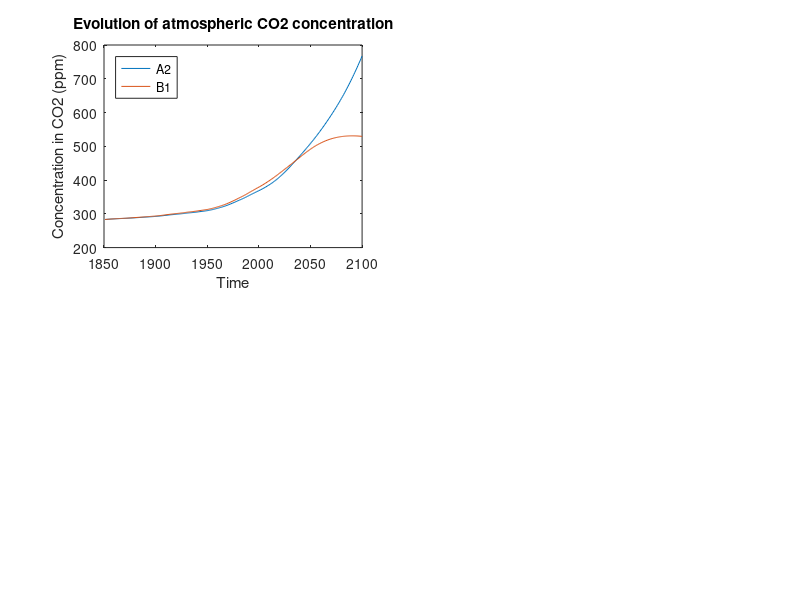

MATLAB code to generate this figure: (Note: this script raises an error after producing the figure.)
clear all;
A2=load('projet_coupledA2.txt');
B1=load('projet_coupledB1.txt');
finA2=load('finA2.txt');
finB1=load('finB1.txt');
Cobs1=load('CO2_obs_2020.txt');

App21=load('interpol_App21.txt');
App22=load('interpol_App22.txt');

reserv_A2=load('reserv_A2_modif.txt');
reserv_B1=load('reserv_B1_modif.txt');

AppCO2A2=App21(:,2);
AppCO2B1=App21(:,3);

AppTA2=App22(:,2);
AppTB1=App22(:,3);

Cobs=Cobs1(:,2);

time=A2(:,1); 
Matm_A2=A2(:,2); 
Faso_A2=A2(:,3); 
Fatb_A2=A2(:,4);
deltaT_A2=A2(:,5);
F_in_A2=finA2(:,2);

Matm_B1=B1(:,2); 
Faso_B1=B1(:,3); 
Fatb_B1=B1(:,4);
deltaT_B1=B1(:,5);
F_in_B1=finB1(:,2);

Mls_A2=reserv_A2(:,2);
Mtb_A2=reserv_A2(:,3);
Mso_A2=reserv_A2(:,4);
Mob_A2=reserv_A2(:,5);
Mdo_A2=reserv_A2(:,6);
Mat_A2=reserv_A2(:,7);

Mls_B1=reserv_B1(:,2);
Mtb_B1=reserv_B1(:,3);
Mso_B1=reserv_B1(:,4);
Mob_B1=reserv_B1(:,5);
Mdo_B1=reserv_B1(:,6);
Mat_B1=reserv_B1(:,7);



subplot(2,2,1);
plot(time, Matm_A2/2.12)
hold on 
plot(time,Matm_B1/2.12)
legend('A2', 'B1','Location','northwest')
title('Evolution of atmospheric CO2 concentration');
ylabel('Concentration in CO2 (ppm)')
xlabel('Time')
xline(2022,'r--','Today','LabelHorizontalAlignment','left')


subplot(2,2,2);
plot(time, Fatb_A2,'r')
hold on 
plot(time, Faso_A2,'r--')
hold on 
plot(time,Fatb_B1,'b')
hold on
plot(time,Faso_B1,'b--')
legend('A2 - Atm/TB','A2 - Atm/oce', 'B1 - Atm/TB','B1 - Atm/oce','Location','northwest')
title('Evolution of atmospheric-terrestrial bioshere and atmospheric-ocean flux of CO2');
ylabel('CO2 (GT/yr)')
xlabel('Time')
xline(2022,'r--','Today','LabelHorizontalAlignment','left')

subplot(2,2,3);
plot(time, deltaT_A2)
hold on 
plot(time,deltaT_B1)
legend('A2', 'B1','Location','northwest')
title('Temperature evolution in atmosphere');
ylabel('Degree (°C)')
xlabel('Time')
xline(2022,'r--','Today','LabelHorizontalAlignment','left')

subplot(2,2,4);
plot(time, F_in_A2)
hold on 
plot(time,F_in_B1)
legend('A2', 'B1','Location','northwest')
title('Evolution of anthropogenic flux of CO2');
ylabel('CO2 (GT/yr)')
xlabel('Time')
xline(2022,'r--','Today','LabelHorizontalAlignment','left')
%%
figure; 
plot(time,AppCO2A2);
hold on 
plot(time,AppCO2B1);
hold on 
plot(time, Matm_A2/2.12);
hold on 
plot(time, Matm_B1/2.12);
legend('AppA2','AppB1','A2','B1','Location','northwest');

figure; 
plot(time,AppTA2);
hold on 
plot(time,AppTB1);
hold on 
plot(time, deltaT_A2);
hold on 
plot(time, deltaT_B1);
legend('AppA2','AppB1','A2','B1','Location','northwest');
%%
figure; 
valeurs_Mat = [Mat_A2, Mat_B1];
valeurs_Mls = [Mls_A2, Mls_B1];
valeurs_Mtb = [Mtb_A2, Mtb_B1];
valeurs_Mso = [Mso_A2, Mso_B1];
valeurs_Mob = [Mob_A2, Mob_B1];
valeurs_Mdo = [Mdo_A2, Mdo_B1];

subplot(2,3,1)
bar(valeurs_Mat);
title(sprintf('Différence on CO2 concentration between \n A2 and B1 in atmosphere'))
ylabel('CO2 concentration (GT C)')
text(1:length(valeurs_Mat), valeurs_Mat, {'A2', 'B1'}, ...
    'HorizontalAlignment', 'center', 'VerticalAlignment', 'cap');
subplot(2,3,2)
bar(valeurs_Mls);
title(sprintf('Différence on CO2 concentration between \n A2 and B1 in land soil'))
ylabel('CO2 concentration (GT C)')
text(1:length(valeurs_Mls), valeurs_Mls, {'A2', 'B1'}, ...
    'HorizontalAlignment', 'center', 'VerticalAlignment', 'cap');
subplot(2,3,3)
bar(valeurs_Mtb);
title(sprintf('Différence on CO2 concentration between \n A2 and B1 in terrestrial biosphere'))
ylabel('CO2 concentration (GT C)')
text(1:length(valeurs_Mtb), valeurs_Mtb, {'A2', 'B1'}, ...
    'HorizontalAlignment', 'center', 'VerticalAlignment', 'cap');
subplot(2,3,4)
bar(valeurs_Mso);
title(sprintf('Différence on CO2 concentration between \n A2 and B1 in surface ocean'))
ylabel('CO2 concentration (GT C)')
text(1:length(valeurs_Mso), valeurs_Mso, {'A2', 'B1'}, ...
    'HorizontalAlignment', 'center', 'VerticalAlignment', 'cap');
subplot(2,3,5)
bar(valeurs_Mob);
title(sprintf('Différence on CO2 concentration between \n A2 and B1 in biosphere'))
ylabel('CO2 concentration (GT C)')
text(1:length(valeurs_Mob), valeurs_Mob, {'A2', 'B1'}, ...
    'HorizontalAlignment', 'center', 'VerticalAlignment', 'cap');
subplot(2,3,6)
bar(valeurs_Mdo);
title(sprintf('Différence on CO2 concentration between \n A2 and B1 in deepocean'))
ylabel('CO2 concentration (GT C)')
text(1:length(valeurs_Mdo), valeurs_Mdo, {'A2', 'B1'}, ...
    'HorizontalAlignment', 'center', 'VerticalAlignment', 'cap');

%%
data=load('outclim_A2-2100.txt');

Matm_uc=data(:,2);
deltaT_uc=data(:,3);
AF_uc=data(:,4);

display(AF_uc);
display(deltaT_uc);
display(Matm_uc);



















